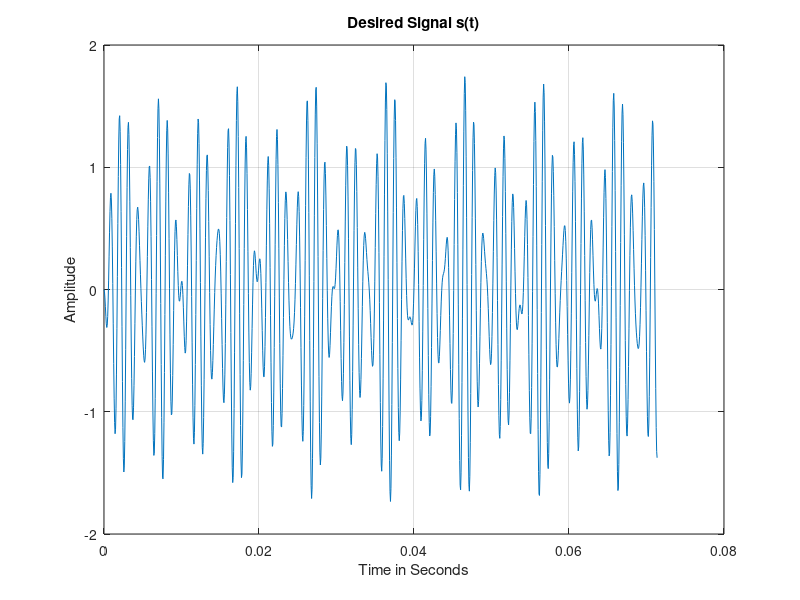
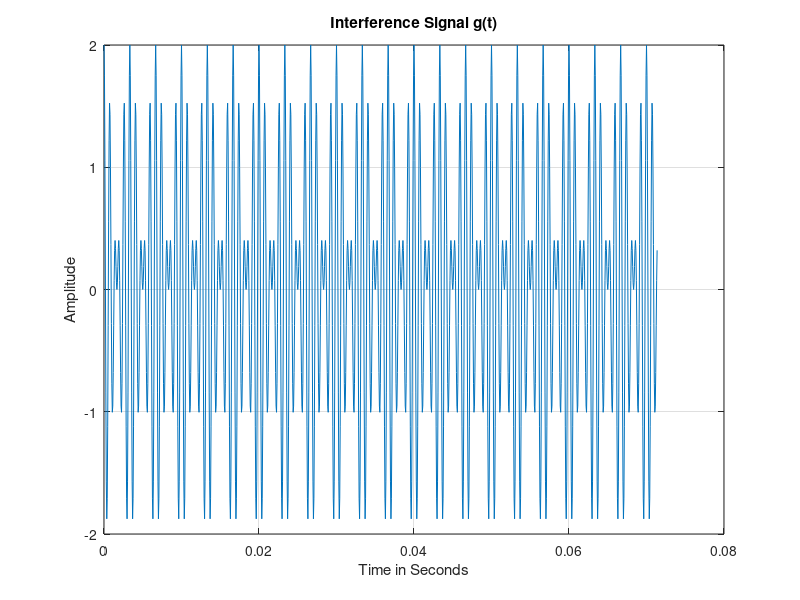
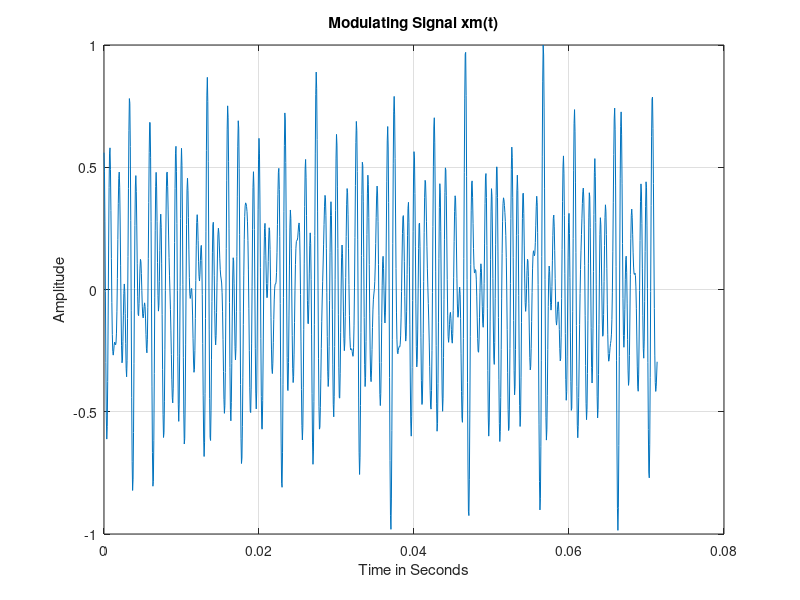
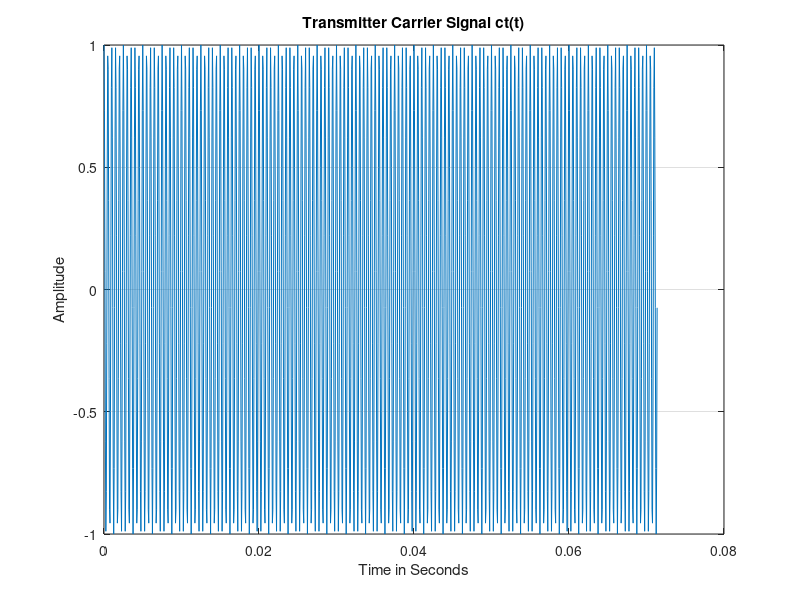

Write the MATLAB code that produced these figures, in order.
%inel4301s096gp01t2hw01 
%Inel 4301 - Communication Theory I 
%MATLAB CLASS ASSIGNAMENT 01(MCA01) 
%Double Sideband Suppressed Carrier Systems 
%Prof. Domingo Antonio Rodríguez 
% 
%% 
%%PARAMETER SETTINGS****************************** 
%% 
clear all 
close all 
Fs=16800;           %Sampling frequency 
Ts=1/Fs;            %Sampling time or temporal resolution 
f1=784;             %First frequency component (G5) of s(t) 
f2=880;             %Second frequency component (A5) of s(t) 
f3=988;             %Third frequency component of (B5) s(t) 
fc=2000;            %Frequency of carrier signal > 2*fm 
fm=500;             %Bandwidth of desired signal s(t) 
Ns=1200;             %Number of samples of s(t) 
Tw=Ns*Ts;           %Time observation window for s(t) 
t=0:Ts:Tw-Ts;       %Time axis for desired signal s(t)  
%% 
%%TRANSMITTER SYSTEM****************************** 
%% 
s=(-7*cos(2*pi*f1*t)+2*cos(2*pi*f2*t)+5*cos(2*pi*f3*t))/8; 
g=1*cos(2*pi*1200*t)+1*cos(2*pi*1500*t);    %Interference signal g(t) 
max_sg=max(s+g);        %Absolute value of signal s(t)+g(t) 
xm=(s+g)/max_sg;        %Normalized Modulating signal xm(t)         
ct=cos(2*pi*fc*t);      %Transmitter carrier signal ct(t) 
xc=xm.*ct;              %Modulated signal xc(t) 
%% 
%%Transmitter's Band-Pass Filter Design 
%% 
fu=fc+fm;           %Upper cut-off frequency 
fl=fc-fm;           %Lower cut-off frequency 
wu=(2*fu)/Fs;       %Normalized upper frequency       
wl=(2*fl)/Fs;       %Normalized lower frequency 
wb=[wl wu];         %Bandwidth of band-pass filter 
Mb=101;             %Order of band-pass filter 
thB=0:Ts:Mb*Ts-Ts;  %Time axis of impulse response signal hB(t) 
hB=fir1(Mb-1,wb,'bandpass');    %Filter design function 
yci=conv(xc,hB);        %Discrete-time convolution operation 
lyci=length(yci);       %Length of yci=Ns+Mb-1; 
tyci=0:Ts:(lyci-1)*Ts;  %Time axis of signal yci(t) 
%% 
%% COMMUNICATION CHANNEL************************** 
%%
nn=randn(lyci,1);           %AWGN with mean=0 and variance=1.

n=(1/1000)*transpose(nn);   %Attenuated noise signal n(t) 
yco=yci+0*n; 
%% 
%% RECEIVER SYSTEM******************************** 
%% 
cr=cos(2*pi*fc*tyci); 
yd=2*yco.*cr;       %Demodulated signal 
% 
%Low-Pass Filter Design*************************** 
% 
Wn=2*fm/Fs;         %Normalized cut-off frequency 
M=091;              %Order of the impulse response signal hL(t) 
thL=0:Ts:M*Ts-Ts;   %Time axis to plot impulse response signal 
hL=fir1(M-1,Wn);    %Impulse response signal 
% 
%Signal Filtering at the Receiver***************** 
% 
tr=0:Ts:(lyci+M-1)*Ts-Ts;   %Time axis for received signal 
xr=conv(yd,hL);             %Convolution operation for filtering 
Af=1;                       %Signal amplification factor 
xr=Af*xr; 
%% 
%%SIGNALS SPECTRA********************************** 
%% 
fres_s=1/(length(s)*Ts); 
faxis_s=-(Fs/2):fres_s:(Fs/2)-fres_s; 
Fss=fft(s); 
sFss=fftshift(Fss); 
asFss=abs(sFss); 
% 
fres_g=1/(length(g)*Ts); 
faxis_g=-(Fs/2):fres_g:(Fs/2)-fres_g; 
Fg=fft(g); 
sFg=fftshift(Fg); 
asFg=abs(sFg); 
% 
fres_xm=1/(length(xm)*Ts); 
faxis_xm=-(Fs/2):fres_xm:(Fs/2)-fres_xm; 
Fxm=fft(xm); 
sFxm=fftshift(Fxm); 
asFxm=abs(sFxm); 
% 
fres_ct=1/(length(ct)*Ts); 
faxis_ct=-(Fs/2):fres_ct:(Fs/2)-fres_ct; 
Fct=fft(ct); 
sFct=fftshift(Fct); 
asFct=abs(sFct); 
% 
fres_xc=1/(length(xc)*Ts); 

faxis_xc=-(Fs/2):fres_xc:(Fs/2)-fres_xc; 
Fxc=fft(xc); 
sFxc=fftshift(Fxc); 
asFxc=abs(sFxc); 
% 
fres_hB=1/(length(hB)*Ts); 
faxis_hB=-(Fs/2):fres_hB:(Fs/2)-fres_hB; 
FhB=fft(hB); 
sFhB=fftshift(FhB); 
asFhB=abs(sFhB); 
% 
fres_yci=1/(length(yci)*Ts); 
faxis_yci=-(Fs/2):fres_yci:(Fs/2)-fres_yci; 
Fyci=fft(yci); 
sFyci=fftshift(Fyci); 
asFyci=abs(sFyci); 
% 
fres_n=1/(length(n)*Ts); 
faxis_n=-(Fs/2):fres_n:(Fs/2)-fres_n; 
Fn=fft(n); 
sFn=fftshift(Fn); 
asFn=abs(sFn); 
% 
fres_yco=1/(length(yco)*Ts); 
faxis_yco=-(Fs/2):fres_yco:(Fs/2)-fres_yco; 
Fyco=fft(yco); 
sFyco=fftshift(Fyco); 
asFyco=abs(sFyco); 
% 
fres_cr=1/(length(cr)*Ts); 
faxis_cr=-(Fs/2):fres_cr:(Fs/2)-fres_cr; 
Fcr=fft(cr); 
sFcr=fftshift(Fcr); 
asFcr=abs(sFcr); 
% 
fres_yd=1/(length(yd)*Ts); 
faxis_yd=-(Fs/2):fres_yd:(Fs/2)-fres_yd; 
Fyd=fft(yd); 
sFyd=fftshift(Fyd); 
asFyd=abs(sFyd); 
% 
fres_hL=1/(length(hL)*Ts); 
faxis_hL=-(Fs/2):fres_hL:(Fs/2)-fres_hL; 
FhL=fft(hL); 
sFhL=fftshift(FhL); 
asFhL=abs(sFhL); 
% 
fres_xr=1/(length(xr)*Ts); 
faxis_xr=-(Fs/2):fres_xr:(Fs/2)-fres_xr;

Fxr=fft(xr); 
sFxr=fftshift(Fxr); 
asFxr=abs(sFxr); 
% 
%% 
%%PLOTS******************************************* 
%% 
% 
figure 
plot(t,s)               
grid 
xlabel('Time in Seconds') 
ylabel('Amplitude') 
title('Desired Signal s(t)') 
% 
figure 
plot(t,g)               
grid 
xlabel('Time in Seconds') 
ylabel('Amplitude') 
title('Interference Signal g(t)') 
% 
figure 
plot(t,xm)               
grid 
xlabel('Time in Seconds') 
ylabel('Amplitude') 
title('Modulating Signal xm(t)') 
% 
figure 
plot(t,ct) 
grid 
xlabel('Time in Seconds') 
ylabel('Amplitude') 
title('Transmitter Carrier Signal ct(t)') 
% 
figure 
plot(t,xc) 
grid 
xlabel('Time in Seconds') 
ylabel('Amplitude') 
title('Modulated Signal xc(t)') 
% 
figure 
plot(thB,hB,thB,hB,'o') 
grid 
xlabel('Time in Seconds') 
ylabel('Amplitude') 
title('Impulse Response Signal hB(t)')

% 
figure 
plot(tyci,yci) 
grid 
xlabel('Time in Seconds') 
ylabel('Amplitude') 
title('Channel Input Signal yci(t)') 
% 
figure 
plot(tyci,n) 
grid 
xlabel('Time in Seconds') 
ylabel('Amplitude') 
title('Channel Noise Signal n(t)') 
% 
figure 
plot(tyci,yco) 
grid 
xlabel('Time in Seconds') 
ylabel('Amplitude') 
title('Channel Output Signal yco(t)') 
% 
figure 
plot(tyci,cr) 
grid 
xlabel('Time in Seconds') 
ylabel('Amplitude') 
title('Receiver Carrier Signal cr(t)') 
% 
figure 
plot(tyci,yd) 
grid 
xlabel('Time in Seconds') 
ylabel('Amplitude') 
title('Demodulated Signal yd(t)') 
% 
figure 
plot(thL,hL,thL,hL,'o') 
grid 
xlabel('Time in Seconds') 
ylabel('Amplitude') 
title('Impulse Response Signal hL(t)') 
% 
figure 
plot(tr,xr) 
grid 
xlabel('Time in Seconds') 
ylabel('Amplitude') 
title('Receiver Output Signal Signal xr')

% 
figure 
plot(tr,xr) 
grid 
xlabel('Time in Seconds') 
ylabel('Amplitude') 
title('Signals s(t) vs. xr(t)') 
hold on 
plot(t,s) 
hold off 
% 
figure 
plot(faxis_s,asFss) 
grid 
xlabel('Frequency in Hertz') 
ylabel('Magnitude') 
title('Spectrum of Desired Signal s(t)') 
% 
figure 
plot(faxis_g,asFg) 
grid 
xlabel('Frequency in Hertz') 
ylabel('Magnitude') 
title('Spectrum of Interference Signa g(t)') 
% 
figure 
plot(faxis_xm,asFxm) 
grid 
xlabel('Frequency in Hertz') 
ylabel('Magnitude') 
title('Spectrum of Modulating Signal xm(t)') 
% 
figure 
plot(faxis_ct,asFct) 
grid 
xlabel('Frequency in Hertz') 
ylabel('Magnitude') 
title('Spectrum of Carrier Signal ct(t)') 
% 
figure 
plot(faxis_xc,asFxc) 
grid 
xlabel('Frequency in Hertz') 
ylabel('Magnitude') 
title('Spectrum of Modulated Signal xc(t)') 
% 
figure 
plot(faxis_hB,asFhB,faxis_hB,asFhB,'o') 
grid 

xlabel('Frequency in Hertz') 
ylabel('Magnitude') 
title('Spectrum of Band-Pass Filter Signal hB(t)') 
% 
figure 
plot(faxis_yci,asFyci) 
grid 
xlabel('Frequency in Hertz') 
ylabel('Magnitude') 
title('Spectrum of Channel Input Signal yci(t)') 
% 
figure 
plot(faxis_n,asFn) 
grid 
xlabel('Frequency in Hertz') 
ylabel('Magnitude') 
title('Spectrum of AWGN Signal n(t)') 
% 
figure 
plot(faxis_yco,asFyco) 
grid 
xlabel('Frequency in Hertz') 
ylabel('Magnitude') 
title('Spectrum of Channel Output Signal yco(t)') 
% 
figure 
plot(faxis_cr,asFcr) 
grid 
xlabel('Frequency in Hertz') 
ylabel('Magnitude') 
title('Spectrum of Receiver Carrier cr(t)') 
% 
figure 
plot(faxis_yd,asFyd) 
grid 
xlabel('Frequency in Hertz') 
ylabel('Magnitude') 
title('Spectrum of Demodulated Signal yd(t)') 
% 
figure 
plot(faxis_hL,asFhL,faxis_hL,asFhL,'o') 
grid 
xlabel('Frequency in Hertz') 
ylabel('Magnitude') 
title('Spectrum of Low-Pass Filter Signal hL(t)') 
% 
figure 
plot(faxis_xr,asFxr) 
grid 

xlabel('Frequency in Hertz') 
ylabel('Magnitude') 
title('Spectrum of Receiver Output Signal xr(t)') 
% 
figure 
plot(faxis_xr,asFxr) 
grid 
xlabel('Frequency in Hertz') 
ylabel('Magnitude') 
title('Spectra of Signals s(t) vs. xr(t)') 
hold on 
plot(faxis_s,asFss) 
hold off 
% 
sound(s,Fs) 
pause(2) 
sound(xm,Fs) 
pause(2) 
sound(xr,Fs) 
% 
clc 
disp('******************************') 
disp('Simulation ended succesfully') 
disp('******************************') 